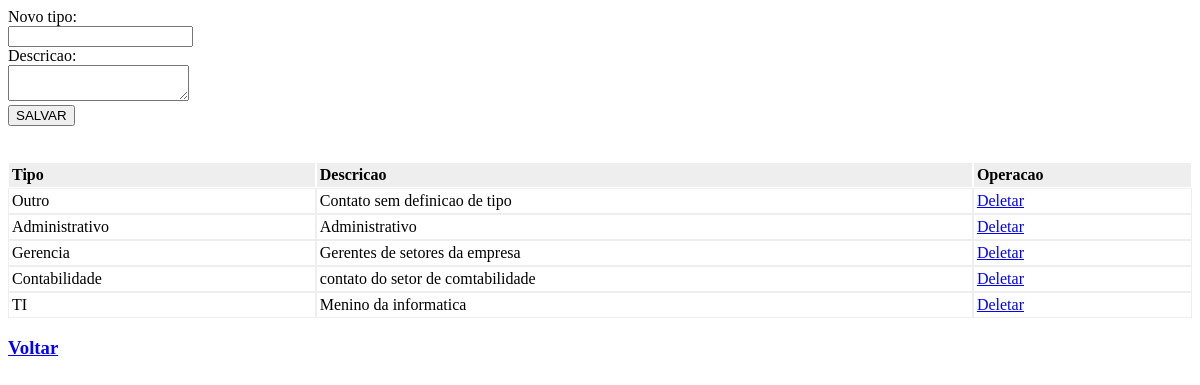
/index.php?op=newtype, run on the app's committed database.
### tables this page shows
CREATE TABLE IF NOT EXISTS `type` (
  `id_type` int(11) NOT NULL AUTO_INCREMENT,
  `type_contact` varchar(45) NOT NULL,
  `description` varchar(100) NOT NULL,
  PRIMARY KEY (`id_type`)
);

### index.php (called while the page is built)
<?php
require_once 'controller/ContactsController.php';
$controller = new ContactsController();
$controller->handleRequest();
?>

### model/ContactsService.php (called while the page is built, shortened)
<?php
require_once 'model/ContactsGateway.php';
class ContactsService {
    private $contactsGateway    = NULL;
    public function __construct() {
        $this->contactsGateway = new ContactsGateway();
    }
    public function getAllType() {
        try {
            $res = $this->contactsGateway->selectAllType();
            return $res;
        } catch (Exception $e) {
            $this->closeDb();
            throw $e;
        }
    }
}
?>

### model/ContactsGateway.php (called while the page is built, shortened)
<?php
class ContactsGateway {
    public function selectAllType() {
        $dbres = mysql_query("SELECT * FROM type");
        $types = array();
        while ( ($obj = mysql_fetch_object($dbres)) != NULL ) {
            $types[] = $obj;
        }
        return $types;
    }
}
?>

### view/type-form.php (the view, shortened to what this page needs)
<!DOCTYPE html>
<html>
    <head>
    </head>
    <body>
        <form method="POST" action="">
            <label for="type">Novo tipo:</label><br/>
            <input type="text" name="type" value="<?php print htmlentities($type) ?>"/>
            <br/>
            <label for="description">Descricao:</label><br/>
            <textarea name="description"><?php print htmlentities($description) ?></textarea>
            <br/>
            <input type="submit" value="SALVAR" />
        </form>
        <br /><br />
        <table class="contacts" border="0" cellpadding="0" cellspacing="0">
            <thead>
                <tr>
                    <th>Tipo</th>
                    <th>Descricao</th>
                    <th>Operacao</th>
                </tr>
            </thead>
            <tbody>
            <?php foreach ($types as $type): ?>
                <tr>
                    <td><?php print htmlentities($type->type_contact); ?></td>
                    <td><?php print htmlentities($type->description); ?></td>
                    <td><a href="index.php?op=deleteType&id=<?php print $type->id_type; ?>">Deletar</a></td>
                </tr>
            <?php endforeach; ?>
            </tbody>
        </table>
        <a href="index.php"><h3>Voltar</h3></a>
    </body>
</html>

### controller/ContactsController.php (shortened to what this page needs)
<?php
require_once 'model/ContactsService.php';
class ContactsController {
    private $contactsService = NULL;
    public function __construct() {
        $this->contactsService = new ContactsService();
    }
    public function handleRequest() {
        $op = isset($_GET['op'])?$_GET['op']:NULL;
        try {
            if ( !$op || $op == 'list' ) {
                $this->listContacts();
            } elseif ( $op == 'new' ) {
                $this->saveContact();
            } elseif ( $op == 'delete' ) {
                $this->deleteContact();
            } elseif ( $op == 'show' ) {
                $this->showContact();
            } elseif ( $op == 'edit' ) {
                $this->editContact();
            } elseif ( $op == 'newtype' ) {
                $this->saveType();
            } elseif ( $op == 'deleteType' ) {
                $this->deleteType();
            } else {
                $this->showError("Pagina nao encontrada! :( ", "A pagina: ".$op." nao foi encontrada!");
            }
        } catch ( Exception $e ) {
            $this->showError("Erro desconhecido: ", $e->getMessage());
        }
    }
    public function saveType() {
        $type = '';
        $types = $this->contactsService->getAllType();
        include 'view/type-form.php';
    }
}
?>

### view/type-form.php (style rules this page uses)
table.contacts { width: 100%; }
table.contacts thead { background-color: #eee; text-align: left; }
table.contacts thead th { border: solid 1px #fff; padding: 3px; }
table.contacts tbody td { border: solid 1px #eee; padding: 3px; }
a, a:hover, a:active, a:visited { color: blue; text-decoration: underline; }

### data on the page
type: type_contact "Outro", description "Contato sem definicao de tipo"
type: type_contact "Administrativo", description "Administrativo"
type: type_contact "Gerencia", description "Gerentes de setores da empresa"
type: type_contact "Contabilidade", description "contato do setor de comtabilidade"
type: type_contact "TI", description "Menino da informatica"
